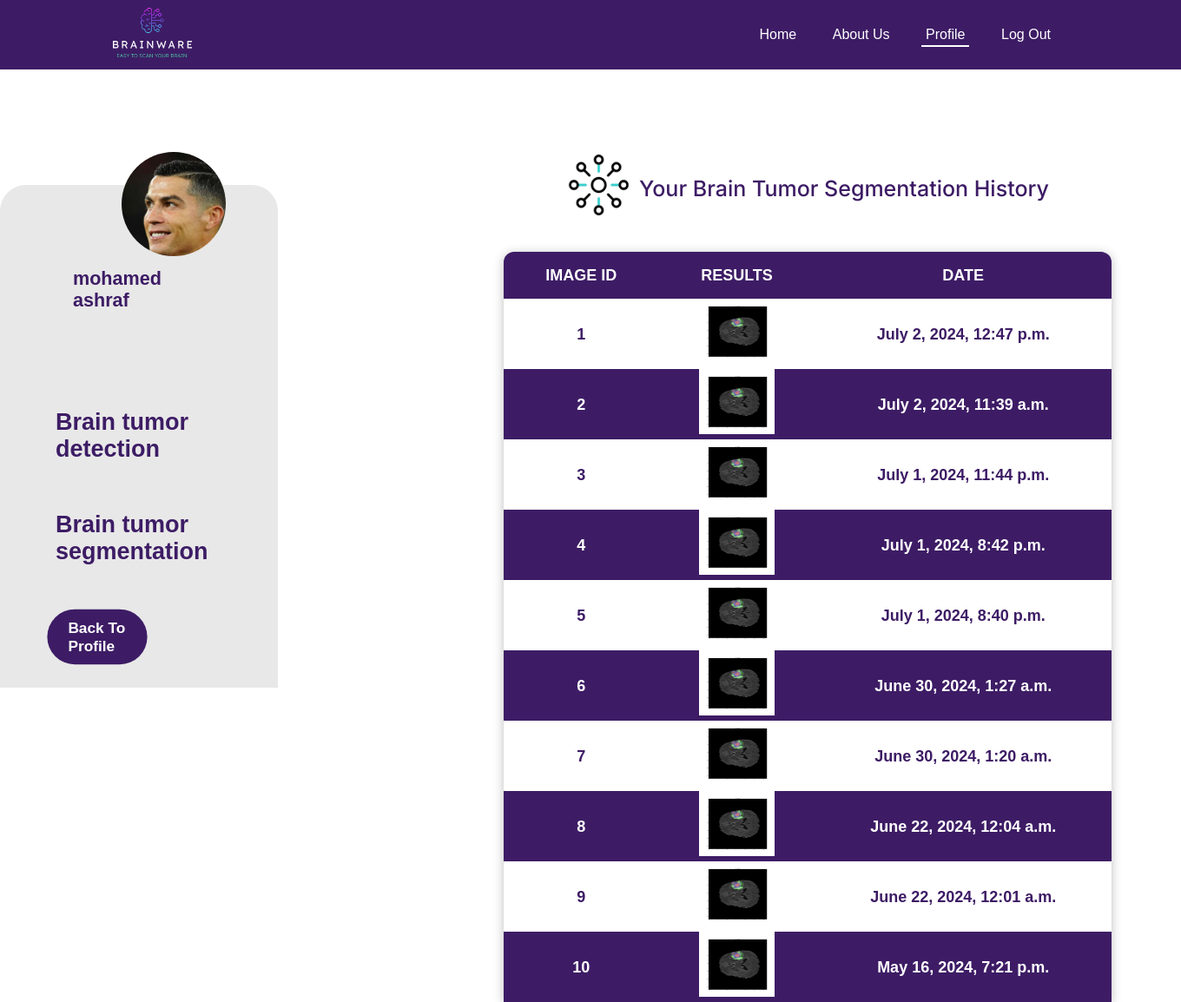
Screenshot of /HistorySeg/ (signed in) with the database file from the repository.
### FinalApp/models.py (models this page shows, shortened)
class UserProfile(models.Model):
    user = models.OneToOneField(User, on_delete=models.CASCADE)
    firstname = models.CharField(max_length=255)
    lastname = models.CharField(max_length=255)
    email = models.EmailField()
    profile_picture = models.ImageField(upload_to='users/', blank=True, null=True)

class process_Seg(models.Model):
    user_id = models.IntegerField()
    result = models.CharField(max_length=50)
    date_on = models.DateTimeField( default=datetime.datetime.now)

### FinalApp/views.py (the view)
# urls.py: path('HistorySeg/', views.HistorySeg, name='HistorySeg'),
def HistorySeg(request):
    user_id = request.user.id
    entry = process_Seg.objects.filter(user_id=user_id).order_by('-id')
    images = process_Seg.objects.all()
    last = images.last()
    count = entry.count()
    user_img = user_image.objects.filter(user_id=user_id).last()
    if request.method == 'POST':
        newdoc = user_image(user_id=user_id, image=request.FILES.get('images'))
        newdoc.save()
        return redirect('HistorySeg')
    image_filenames = [os.path.basename(image.result) for image in images]  # Get image filenames without path
    return render(request, 'HistorySeg.html', {'images': images, 'entry': entry, 'last': last, 'count': count, 'user_img': user_img, 'image_filenames': image_filenames})

### FinalApp/templatetags/custom_filters.py (called while the page is built)
def filename_from_path(value):
    return os.path.basename(value)

### FinalApp/templates/HistorySeg.html (shortened to what this page needs)
<!DOCTYPE html>
{% load static %}
{% load custom_filters %}
<html lang="en">
<head>
  <link rel="stylesheet" type="text/css" href="{% static 'FinalApp/css_HS/normalize.css' %}">
  <link rel="stylesheet" type="text/css" href="{% static 'FinalApp/css_HS/all.min.css' %}">
  <link rel="stylesheet" type="text/css" href="{% static 'FinalApp/css_HS/style.css' %}">
</head>
<body>
    <form method="post" enctype="multipart/form-data">
  <header>
    <div class="parent-header">
     <div class="logo">
        <img src="{% static 'images/logooo.png' %}" alt="My Image">
     </div>
         <ul>
             <li><a href="{% url 'home' %}">Home</a></li>
             <li><a href="{% url 'AboutUs' %}">About Us</a></li>
             <li class="active-link"><a href="{% url 'notification' %}" >Profile</a></li>
             <li><a href="{% url 'logout' %}">Log Out</a></li>
         </ul>
    </div>
 </header>
  <main>
    <nav>
      {% if user.is_authenticated %}
      {% if user.userprofile.profile_picture %}
      <img src="{{ user.userprofile.profile_picture.url }}" width="120" height="120" class="image-container" style="margin-bottom: -50px; " style="margin-left: -20px;" style="border-radius: 50%;" />
      {% else %}
      <img src="{% static 'img/Ellipse 1.png' %}" alt="" class="image--cover" />
      {% endif %}
      {% endif %}
      <div class="links">
        <h2><a id="pro" href="#">{{request.user.first_name}} {{request.user.last_name}}</h2>
        <a href="{% url 'HistoryD' %}">
          <p>Brain tumor detection</p></a>
        <a href="{% url 'HistorySeg' %}">
          <p>Brain tumor segmentation</p></a>
           <div class="details">
            <a href="{% url 'notification' %}" class="back-to-profile">Back to profile</a>
            </div>
          </div>
    </nav>
     <section class="content">
      <div class="right">
        <div class="hint">
        <img src="{% static 'images/connection 1.png' %}" alt="">
        <p>Your Brain Tumor Segmentation History</p>
        </div>
        <div class="history">
          <table>
            <thead>
              <tr>
              <th>Image ID </th>
              <th>Results</th>
              <th>Date</th>
            </tr>
            </thead>
            <tbody>
                {% for image in entry %}
                <tr>
                  <th>{{ forloop.counter }}</th>
                  <th><a href="/media/{{ image.result }}" target="_blank"><img src="/media/{{ image.result }}" height="100px" /></a></th>
                  <th>{{ image.date_on }}</th>
              </tr>
          {% endfor %}
            </tbody>
          </table>
        </div>
      </div>
    </section>
  </main>
    </form>
</body>
</html>

### FinalApp/static/FinalApp/css_HS/style.css (style rules this page uses)
:root { --main-color : #3D1C65; --main-padding-section : 100px; }
* { padding:0; margin:0; box-sizing: border-box; font-family: sans-serif; }
body { height: 100vh; width: 100%; box-sizing: border-box; }
ul { list-style: none; }
a { text-decoration: none; }
img { max-width:100%; }
header { background-color: var(--main-color); padding:0.7rem 2rem; height:80px; margin-bottom: 40px; }
header .parent-header { width:85%; height:100%; margin: 0 auto; display:flex; justify-content: space-between; align-items: center; }
header .logo img { height: 60px; }
header .parent-header ul { display:flex; justify-content: space-between; align-items: center; }
header .parent-header ul li { padding: 0 .3rem; position: relative; margin: 0 1rem; transition:.2s; -webkit-transition:.2s; -moz-transition:.2s; -ms-transition:.2s; -o-transition:.2s; }
header .parent-header ul li a { color:white; position: relative; }
header .parent-header ul .active-link:after , header .parent-header ul li:after { position:absolute; content:""; background-color: white; height:2px; width:100%; left:0; bottom:-5px; }
header .parent-header ul li:after { width:0; transition:.5s; -webkit-transition:.5s; -moz-transition:.5s; -ms-transition:.5s; -o-transition:.5s; }
main { display: grid; grid-template-columns: 1fr 2fr; width: fit-content; height: 80vh; place-items: center; position: relative; }
nav { position: absolute; bottom: -5%; left: 0; height: fit-content; width: 400px; }
nav img { position: relative; left: 50%; transform: translate(-50%,30%); bottom: 10%; }
nav .links { border-radius: 30px 30px 0 0; display: grid; gap: 3.5rem; background-color: #E8E8E8; padding: 2rem 4rem; font-size: .9rem; width: 80%; }
nav .links h2 { margin-top: 4rem; color: #3D1C65 ; float: left; padding-left: 20px; }
nav p { font-size: 27px; }
nav .links a { color: #3D1C65 ; text-decoration: none; font-weight: bold; display: flex; justify-items: center; align-items: center ; gap: 16px; }
nav .links a > p { transition: 300ms; }
section { grid-column: 2/2; }
.details { display: grid; grid-template-columns: 1fr 1fr; margin:0; }
.hint { position: absolute; color: #3D1C65; width: 700px; left: 650px; top: 0; }
.hint img { width: 99px; height: 106px; padding: 10px; position: relative; top: 40px; right: 10px; }
.hint p { width: 616px; height: 18px; font-size:20px ; font-weight: 500; font-size: 25px; line-height: 24px; white-space: nowrap; color: #3D1C65; font-family: 'Inter'; font-style: normal; display:flex; text-align: center; align-items: center; justify-content: center; position: absolute; float: left; left: 2%; top: 80%; }
table { width: 700px; font-size:20px ; font-weight: 300; font-size: 18px; line-height: 24px; white-space: nowrap; color: #3D1C65; border-collapse: collapse; border-spacing: 0; border-radius: 12px 12px 0 0; overflow: hidden; box-shadow: 0 2px 12px rgba(32, 32,32, .3); height: 300px; text-align: center; position: absolute; top: 170px; left: 580px; }
table>thead { background-color: #3D1C65; color: white; }
table>thead th { padding: 15px; text-transform: uppercase; }
table>tbody>tr { background-color: white; transition: .03s ease-in-out; }
table>tbody>tr:nth-child(even) { background-color: #3D1C65; color:white; }
table img { width: 87px; height: 75px; }

### FinalApp/templates/HistorySeg.html (style rules this page uses)
.image-container { width: 120px; height: 120px; border-radius: 50%; object-fit: cover; }
nav .links .details a { color: white; padding: 10px 20px; text-decoration: none; background-color: var(--main-color); display: flex; align-items: center; gap: 40px; text-transform: capitalize; display: flex; justify-content: center; align-items: center; border: none; outline: none; border-radius: 30px; -webkit-border-radius: 30px; -moz-border-radius: 30px; -ms-border-radius: 30px; -o-border-radius: 30px; font-weight: bold; font-size: 1em; transition: 0.5s; -webkit-transition: 0.5s; -moz-transition: 0.5s; -ms-transition: 0.5s; -o-transition: 0.5s; cursor: pointer; transform: scale(1.2); -webkit-transform: scale(1.2); -moz-transform: scale(1.2); -ms-transform: scale(1.2); -o-transform: scale(1.2); }

### rows the page displays
process_Seg: result (picture), date_on "July 2, 2024, 12:47 p.m."
process_Seg: result (picture), date_on "July 2, 2024, 11:39 a.m."
process_Seg: result (picture), date_on "July 1, 2024, 11:44 p.m."
process_Seg: result (picture), date_on "July 1, 2024, 8:42 p.m."
process_Seg: result (picture), date_on "July 1, 2024, 8:40 p.m."
process_Seg: result (picture), date_on "June 30, 2024, 1:27 a.m."
process_Seg: result (picture), date_on "June 30, 2024, 1:20 a.m."
process_Seg: result (picture), date_on "June 22, 2024, 12:04 a.m."
process_Seg: result (picture), date_on "June 22, 2024, 12:01 a.m."
process_Seg: result (picture), date_on "May 16, 2024, 7:21 p.m."

### other values shown
{{ request.user.first_name }} "mohamed"
{{ request.user.last_name }} "ashraf"
